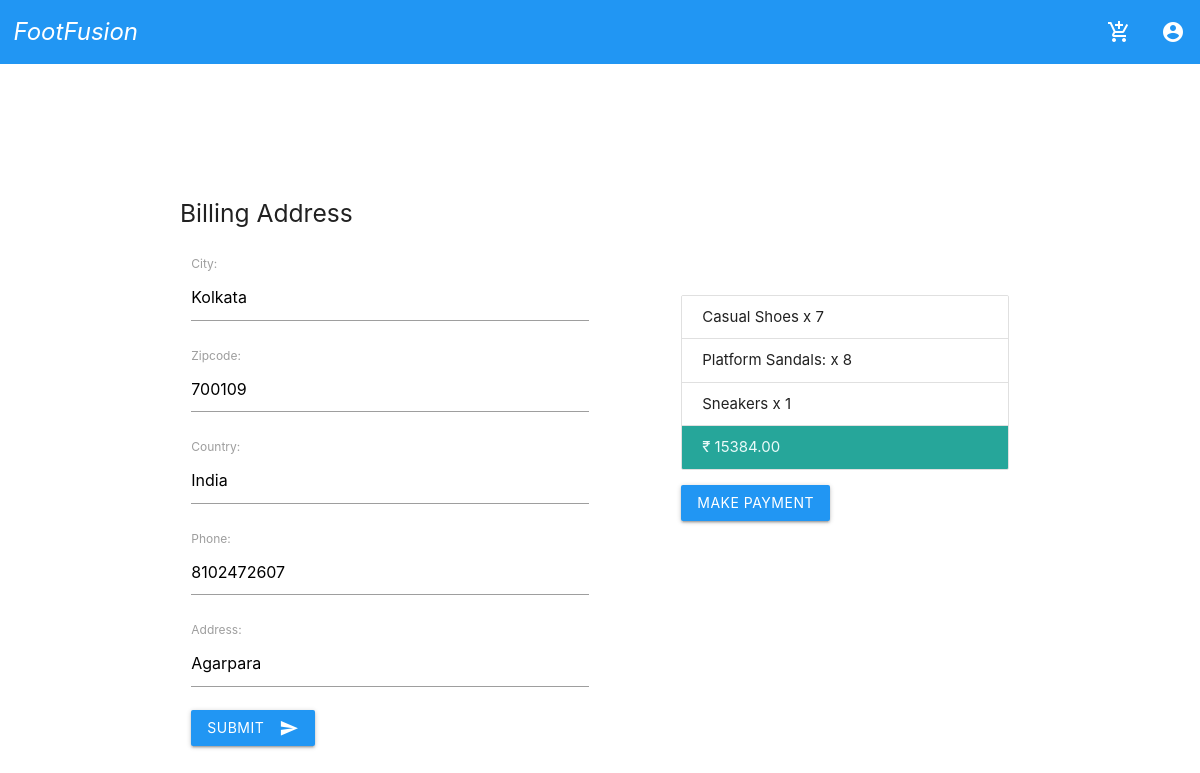
/App_Payment/payment/ (signed in), run on an earlier commit of the app's database.
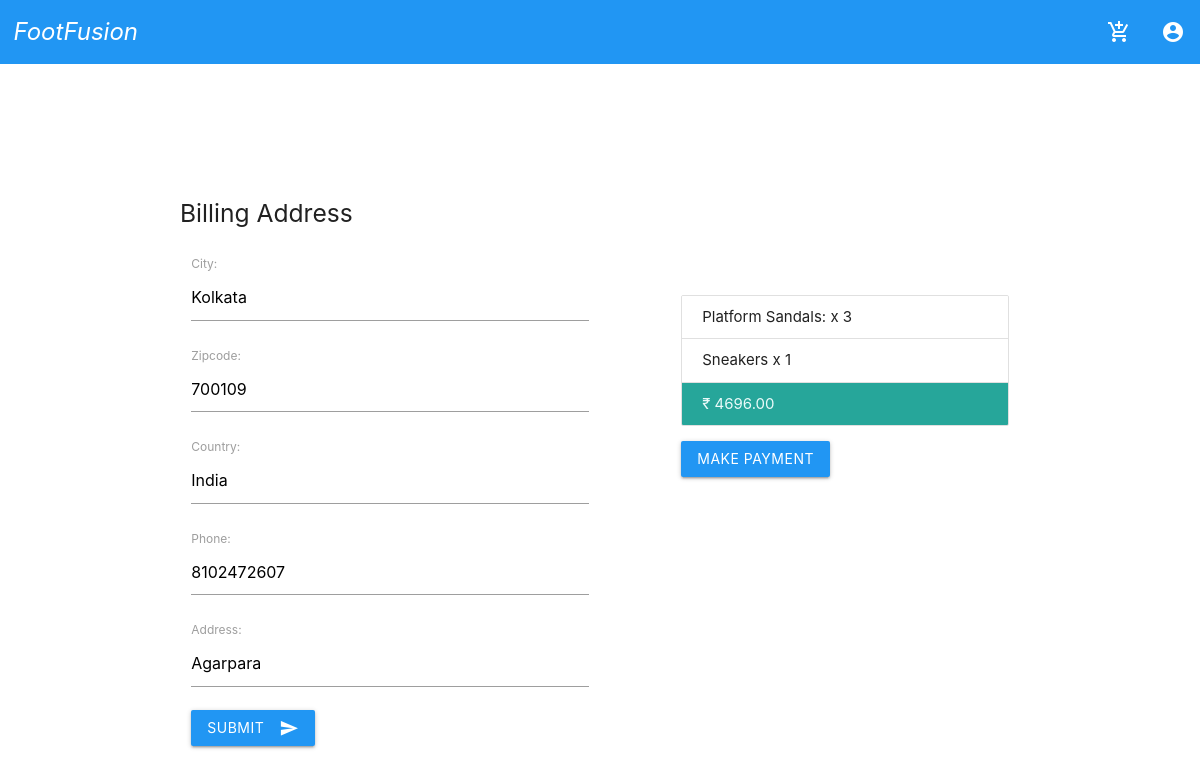
And on a later commit of the database.
### App_Order/models.py (models this page shows, shortened)
class Cart(models.Model):
    user = models.ForeignKey(settings.AUTH_USER_MODEL, on_delete=models.CASCADE, related_name='cart')
    item = models.ForeignKey(Product, on_delete=models.CASCADE)
    quantity = models.IntegerField(default=1)
    purchased = models.BooleanField(default=False)
    created = models.DateTimeField(auto_now_add=True)
    updated = models.DateTimeField(auto_now=True)
    def get_total(self):
        total = self.item.price * self.quantity
        float_total = format(total, '0.2f')
        return float_total

### App_shop/models.py (models this page shows, shortened)
class Product(models.Model):
    mainimage = models.ImageField(upload_to='Product')
    name = models.CharField(max_length=264)
    category = models.ForeignKey(Category, on_delete=models.CASCADE, related_name='category')
    preview_text = models.CharField(max_length=200, verbose_name= 'Preview_Text')
    description = models.TextField(max_length=500, verbose_name= 'Description')
    price = models.FloatField()
    old_price = models.FloatField(default=0.00)
    created = models.DateTimeField(auto_now_add=True)
    class Meta:
        ordering = ['-created']

### App_Payment/views.py (the view)
# urls.py: path('payment/',views.checkoutView, name='payment'),
def checkoutView(request):
    saved_address, created = billingAddress.objects.get_or_create(user=request.user)
    form = billingAddressForm(instance=saved_address)
    if request.method == 'POST':
        form = billingAddressForm(request.POST, instance=saved_address)
        if form.is_valid():
            form.save()
            messages.success(request, "Address Saved")
            return redirect('App_Payment:payment')
    order_qs = Order.objects.filter(user=request.user, ordered=False)
    order_items = order_qs[0].orderitems.all()
    order_total = order_qs[0].get_totals()
    return render(request, 'App_Payment/checkOut.html', {
        'form': form,
        'order_items': order_items,
        'order_total': order_total,
        'saved_address': saved_address,
    })

### App_Payment/forms.py
class billingAddressForm(forms.ModelForm):
    class Meta:
        model = billingAddress
        fields = ['city', 'zipcode', 'country', 'phone', 'address']

### App_Order/models.py (called while the page is built)
    def get_totals(self):
        total = 0
        for order_item in self.orderitems.all():
            total += float(order_item.get_total())
        return total

### App_Payment/models.py (called while the page is built)
    def is_fully_filled(self):
        fields_name = [f.name for f in self._meta.get_fields()]
        for field_name in fields_name:
            value = getattr(self, field_name)
            if value is  None or value == '':
                return False
        return True

### templates/App_Payment/checkOut.html (shortened to what this page needs)
{% extends 'pages/base.html' %}
{% block content %}
{% include 'pages/navbar.html' %}
{% include 'pages/msg.html'%}
<div class="container" style="margin-top:10px;">
    <div class="row">
        <h5>Billing Address</h5>
        <form class="col s12 m6" method="post">
            {{form.as_p}}
            <button class="btn waves-effect blue waves-light"  name="action">Submit
                <i class="material-icons right">send</i>
            </button>
        </form>
        <div class="col s12 m5 offset-l1" style="margin-top: 50px;">
            <ul class="collection">
                {% for order_item in order_items%}
                <li class="collection-item">{{order_item.item.name}} x {{order_item.quantity}}</li>
                {% endfor %}
                <li class="collection-item active">&#x20B9;&nbsp;{{order_total|floatformat:2}}</li>
            </ul>
            <div>
                {% if saved_address.is_fully_filled %}
                <a class="btn waves-effect blue waves-light" href="{% url 'App_Payment:pay' %}" type="submit" name="action">Make Payment</a>
                {% else %}
                <p class="red-text">Please ensure all information is filled out to proceed with the payment</p>
                {% endif %}
             </div>
        </div>
    </div>
</div>
{% endblock %}

What changed in the data, as far as the page shows it:
removed Cart: item.name "Casual Shoes", quantity "7"
changed Cart "Platform Sandals:": quantity "8" → "3"
Also different on the page:
{{ order_total|floatformat:2 }}: "15384.00" → "4696.00"
